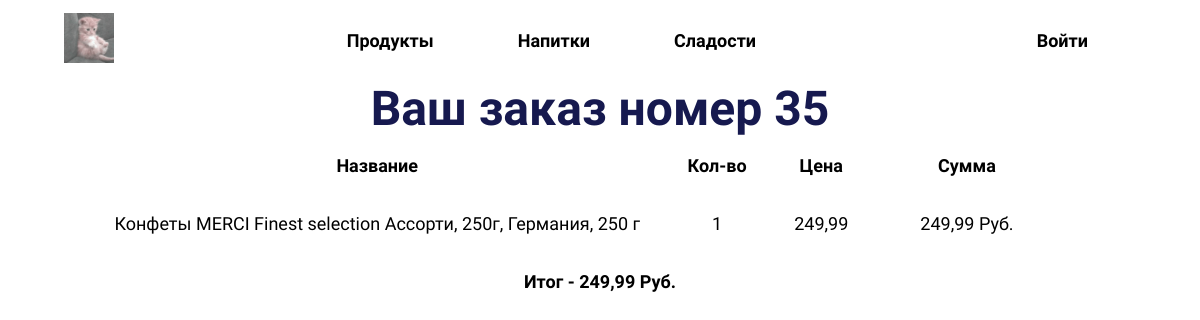
Page /order/order/35 on the committed database.
### products/models/category/models.py (models this page shows, shortened)
class ProductCategory(BaseModel):
	name = models.CharField(max_length=128, unique=True)
	class Meta:
		verbose_name = "Категория"
		verbose_name_plural = "Категории"

### orders/models.py (models this page shows, shortened)
class Order(models.Model):
	CREATED = 0
	PAID = 1
	ON_WAY = 2
	DELIVERED = 3
	STATUSES = (
		(CREATED,"Создан"),
		(PAID,"Оплачен"),
		(ON_WAY,"В пути"),
		(DELIVERED,"Доставлен"),
	)
	fio = models.CharField(max_length=128)
	email = models.EmailField(max_length=128)
	addres = models.CharField(max_length=128)
	city = models.CharField(max_length=128)
	country = models.CharField(max_length=128)
	zip_code = models.CharField(max_length=128)
	basket_hitstory = models.JSONField(default=dict)
	created = models.DateTimeField(auto_now_add=True)
	status = models.PositiveSmallIntegerField(default=CREATED,choices=STATUSES)
	initiator = models.ForeignKey(to=User,on_delete=models.CASCADE)

### orders/views.py (the view)
# urls.py: path('order/<int:pk>', OrderDetailView.as_view(), name='order_info'),
class OrderDetailView(DetailView):
	template_name = 'orders/order_detail.html'
	model = Order

### products/utils/context_processors.py (called while the page is built)
def category_context(request):
    return {'categories': ProductCategory.objects.all(),
            'subcategories': ProductSubCategory.objects.all(),}

def baskets(request):
    user = request.user
    return {'baskets': Basket.objects.filter(user=user) if user.is_authenticated else []}

### orders/templates/orders/order_detail.html (shortened to what this page needs)
{% extends "products/base.html" %}
{% block content %}
<center>
    <div class="container">
        <h2 class="mt-5 mb-4">Ваш заказ номер {{object.id}}</h2>
        <div class="table-responsive">
            <table class="table table-bordered">
                <thead>
                <tr>
                    <th>Название</th>
                    <th>Кол-во</th>
                    <th>Цена</th>
                    <th>Сумма</th>
                </tr>
                </thead>
                <tbody>
                {% for purchased_item in object.basket_hitstory.purchased_items %}
                <tr>
                    <td>{{purchased_item.product_name}}</td>
                    <td> {{purchased_item.quantity}}</td>
                    <td> {{purchased_item.price}}</td>
                    <td> {{purchased_item.sum}} Руб.</td>
                    <td>
                    </td>
                    {% endfor %}
                </tr>
                </tbody>
            </table>
            <h4>Итог - {{ object.basket_hitstory.total_sum }} Руб.</h4>
        </div>
    </div>
</center>
{% endblock %}

### products/templates/products/base.html (shortened to what this page needs)
{% load static %}
<!DOCTYPE html>
<html lang="en">
<head>
    <link rel="stylesheet" href="https://cdnjs.cloudflare.com/ajax/libs/font-awesome/5.15.4/css/all.min.css"
/>
    <link href='https://unpkg.com/boxicons@2.1.4/css/boxicons.min.css' rel='stylesheet'>
    <link rel='stylesheet' href='{% static "products/css/styles.css" %}'>
</head>
<header>
    <nav class="navigation">
        <div class="logo">
            <a href="/"><img src="{% static 'products/img/logo.jpg' %}" alt="Logo"></a>
        </div>
        <ul class="mmenuu">
            {% for category in categories %}
            <li class="nav-item">
                <a class="item">{{category.name}}</a>
            </li>
            {% endfor %}
        </ul>
        <div class="icons">
            {% if user.is_authenticated %}
            <li class="nav-item">
                <a href="{% url 'basket' %}">Корзина</a>
            </li>
            <li class="nav-item">
                <a href="{% url 'users:profile' user.id %}">Личный кабинет</a>
            </li>
            {% if user.is_superuser or user.is_staff %}
            <li class="nav-item">
                <a href="{% url 'admin:index' %}">Админ панель</a>
            </li>
            {% endif %}
            {% else %}
            <li class="nav-item">
                <a href="{% url 'users:login' %}">Войти</a>
            </li>
            {% endif %}
        </div>
    </nav>
</header>
<body>
{% block content %}
{% endblock %}
</body>
</html>

### static/products/css/styles.css (style rules this page uses)
* { margin: 0; list-style: none; box-sizing: border-box; padding: 0; text-decoration: none; }
td { border: 35px solid white; }
:root { --color-primary: #16194f; --color-secondary: #F44E77; --color-neutral-1: #CAC7FF; --color-neutral-2: #F2F6FF; --color-white: #fff; --color-black: #000; --color-grey-1: #000; --font-size: 18px; --trans: all .4s ease-in-out; }
body { font-family: 'Nunito', sans-serif; font-size: var(--font-size); color: var(--color-grey-1); }
a { font-size: inherit; font-family: inherit; font-weight: 400; }
.navigation { min-height: 10vh; width: 100%; display: flex; justify-content: space-between; align-items: center; padding: 0 4rem; }
.logo img { width: 50px; opacity: 0.7; }
.nav-item { margin: 0 2rem; position: relative; }
.nav-item a { color: var(--color-grey-1); font-weight: 600; padding: 1rem; transition: var(--trans); }
.nav-item a::before { content: ''; position: absolute; width: 100%; height: 2px; bottom: -5px; left: 0; background-color: var(--color-primary); visibility: hidden; transform: scaleX(0); transition: all .3s ease-in-out; opacity: 0.7; }
.icons { display: flex; align-items: center; }
h2 { font-size: 3rem; font-weight: 700; color: var(--color-primary); margin-bottom: 1rem; transition: var(--trans); cursor: default; }
ul { list-style: none; display: block; margin:0px; padding:0px; }
ul:after { display: block; float: none; content: ' '; clear: both; }
ul.mmenuu > li { float: left; position: relative; }
ul.mmenuu > li > a { display: block; padding: 10px; text-decoration: none; }

### rows in the picture
ProductCategory: name "Продукты"
ProductCategory: name "Напитки"
ProductCategory: name "Сладости"
Order: id "35", basket_hitstory.total_sum "249,99"

### other values in the picture
{{ purchased_item.product_name }} "Конфеты MERCI Finest selection Ассорти, 250г, Германия, 250 г"
{{ purchased_item.quantity }} "1"
{{ purchased_item.price }} "249,99"
{{ purchased_item.sum }} "249,99"
